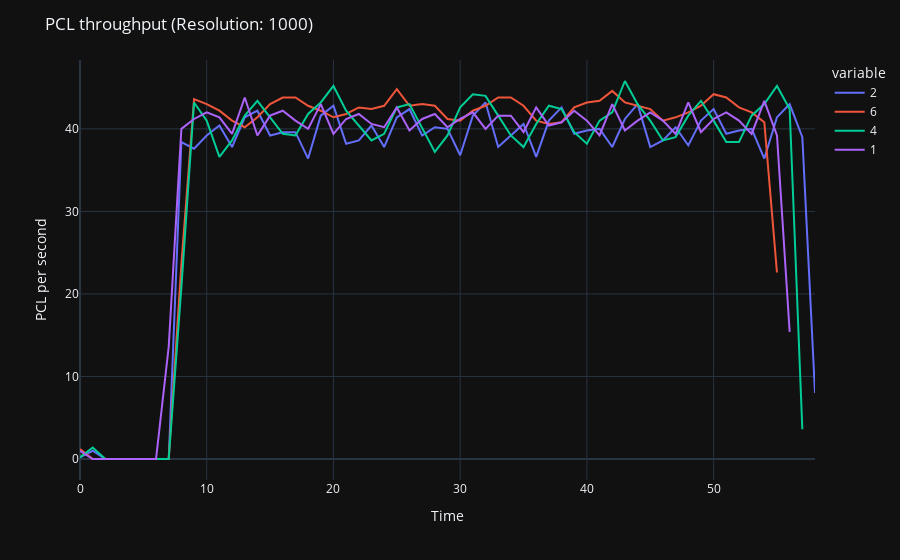
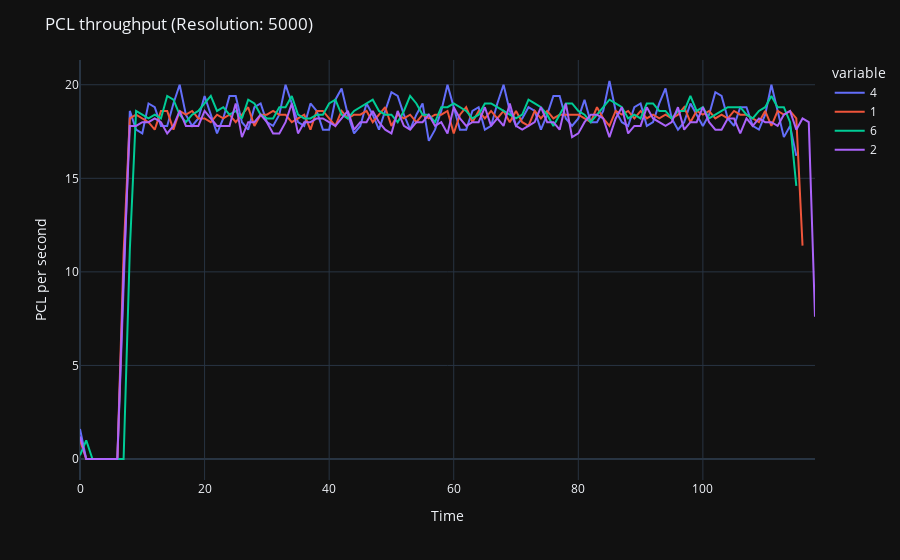
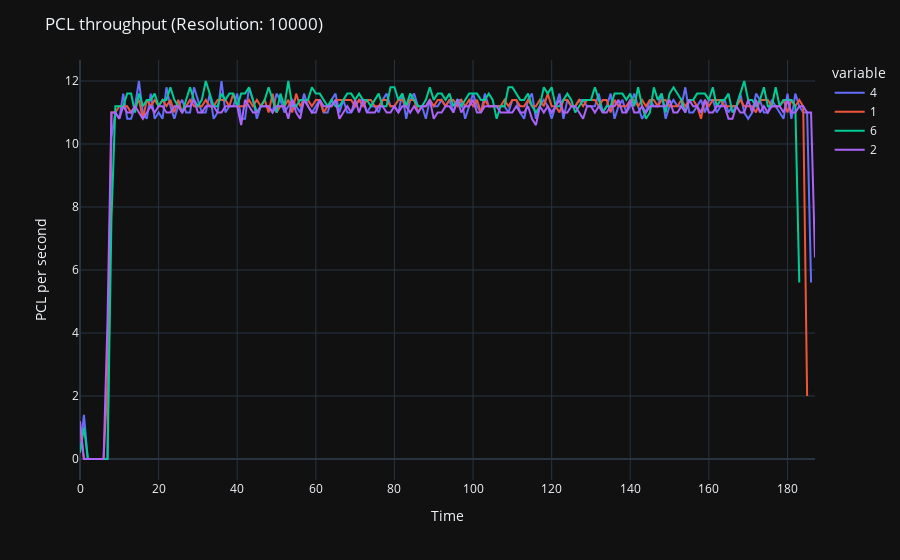

The notebook cell saved with these charts, in order:
### Code cell
import plotly.express as px

for resolution in sorted(response_time.keys()):
    queue_df = pd.DataFrame.from_dict(response_time[resolution])
    fig = px.line(queue_df, x=queue_df.index, y=queue_df.columns)
    fig.update_layout(title=f'PCL throughput (Resolution: {resolution})', xaxis_title='Time', yaxis_title='PCL per second', yaxis_type='linear')
    fig.show()

### Figure 1 — Plotly figure (JSON) as saved in the notebook; plotly's stock layout.template omitted (floating-point values rounded to 4 significant figures)
{"data": [{"hovertemplate": "variable=2<br>index=%{x}<br>value=%{y}<extra></extra>", "legendgroup": "2", "line": {"color": "#636efa", "dash": "solid"}, "marker": {"symbol": "circle"}, "mode": "lines", "name": "2", "orientation": "v", "showlegend": true, "x": [0, 1, 2, 3, 4, 5, 6, 7, 8, 9, 10, 11, 12, 13, 14, 15, 16, 17, 18, 19, 20, 21, 22, 23, 24, 25, 26, 27, 28, 29, 30, 31, 32, 33, 34, 35, 36, 37, 38, 39, 40, 41, 42, 43, 44, 45, 46, 47, 48, 49, 50, 51, 52, 53, 54, 55, 56, 57, 58], "xaxis": "x", "y": [0.2, 1.0, 0.0, 0.0, 0.0, 0.0, 0.0, 0.0, 38.4, 37.6, 39.2, 40.4, 37.8, 41.4, 42.2, 39.2, 39.6, 39.6, 36.4, 41.6, 42.8, 38.2, 38.6, 40.4, 37.8, 41.4, 42.4, 39.2, 40.2, 40.0, 36.8, 41.6, 43.2, 37.8, 39.2, 40.6, 36.6, 41.0, 42.6, 39.4, 39.8, 40.0, 37.8, 41.2, 43.0, 37.8, 38.6, 40.2, 38.0, 41.0, 42.4, 39.4, 39.8, 40.0, 36.4, 41.4, 43.0, 39.0, 8.0], "yaxis": "y", "type": "scatter"}, {"hovertemplate": "variable=6<br>index=%{x}<br>value=%{y}<extra></extra>", "legendgroup": "6", "line": {"color": "#EF553B", "dash": "solid"}, "marker": {"symbol": "circle"}, "mode": "lines", "name": "6", "orientation": "v", "showlegend": true, "x": [0, 1, 2, 3, 4, 5, 6, 7, 8, 9, 10, 11, 12, 13, 14, 15, 16, 17, 18, 19, 20, 21, 22, 23, 24, 25, 26, 27, 28, 29, 30, 31, 32, 33, 34, 35, 36, 37, 38, 39, 40, 41, 42, 43, 44, 45, 46, 47, 48, 49, 50, 51, 52, 53, 54, 55, 56, 57, 58], "xaxis": "x", "y": [1.2, 0.0, 0.0, 0.0, 0.0, 0.0, 0.0, 0.0, 23.6, 43.6, 43.0, 42.2, 41.0, 40.2, 41.4, 43.0, 43.8, 43.8, 42.8, 42.2, 41.4, 41.8, 42.6, 42.4, 42.8, 44.8, 42.8, 43.0, 42.8, 41.2, 41.0, 42.2, 42.8, 43.8, 43.8, 42.8, 41.0, 40.6, 40.8, 42.6, 43.2, 43.4, 44.6, 43.2, 42.8, 42.4, 41.0, 41.4, 42.0, 42.8, 44.2, 43.8, 42.6, 42.0, 40.8, 22.6, null, null, null], "yaxis": "y", "type": "scatter"}, {"hovertemplate": "variable=4<br>index=%{x}<br>value=%{y}<extra></extra>", "legendgroup": "4", "line": {"color": "#00cc96", "dash": "solid"}, "marker": {"symbol": "circle"}, "mode": "lines", "name": "4", "orientation": "v", "showlegend": true, "x": [0, 1, 2, 3, 4, 5, 6, 7, 8, 9, 10, 11, 12, 13, 14, 15, 16, 17, 18, 19, 20, 21, 22, 23, 24, 25, 26, 27, 28, 29, 30, 31, 32, 33, 34, 35, 36, 37, 38, 39, 40, 41, 42, 43, 44, 45, 46, 47, 48, 49, 50, 51, 52, 53, 54, 55, 56, 57, 58], "xaxis": "x", "y": [0.2, 1.4, 0.0, 0.0, 0.0, 0.0, 0.0, 0.0, 20.8, 43.2, 41.0, 36.6, 38.6, 41.6, 43.4, 41.4, 39.4, 39.2, 41.8, 43.2, 45.2, 42.2, 40.4, 38.6, 39.4, 42.6, 43.0, 40.0, 37.2, 39.2, 42.6, 44.2, 44.0, 41.6, 39.2, 37.8, 40.6, 42.8, 42.4, 39.6, 38.2, 41.0, 42.0, 45.8, 43.0, 41.0, 38.6, 39.0, 41.6, 43.4, 41.0, 38.4, 38.4, 41.6, 43.0, 45.2, 42.4, 3.6, null], "yaxis": "y", "type": "scatter"}, {"hovertemplate": "variable=1<br>index=%{x}<br>value=%{y}<extra></extra>", "legendgroup": "1", "line": {"color": "#ab63fa", "dash": "solid"}, "marker": {"symbol": "circle"}, "mode": "lines", "name": "1", "orientation": "v", "showlegend": true, "x": [0, 1, 2, 3, 4, 5, 6, 7, 8, 9, 10, 11, 12, 13, 14, 15, 16, 17, 18, 19, 20, 21, 22, 23, 24, 25, 26, 27, 28, 29, 30, 31, 32, 33, 34, 35, 36, 37, 38, 39, 40, 41, 42, 43, 44, 45, 46, 47, 48, 49, 50, 51, 52, 53, 54, 55, 56, 57, 58], "xaxis": "x", "y": [1.0, 0.0, 0.0, 0.0, 0.0, 0.0, 0.0, 13.6, 40.0, 41.2, 42.0, 41.4, 39.4, 43.8, 39.2, 41.6, 42.2, 41.0, 40.0, 43.0, 39.4, 41.2, 41.8, 40.6, 40.2, 42.6, 39.8, 41.2, 41.8, 40.2, 41.2, 42.0, 40.0, 41.6, 41.6, 39.6, 42.6, 40.4, 40.8, 42.2, 41.0, 39.2, 43.0, 39.8, 41.0, 42.0, 41.0, 39.4, 43.2, 39.6, 41.2, 42.0, 41.0, 39.4, 43.4, 39.2, 15.4, null, null], "yaxis": "y", "type": "scatter"}], "layout": {"xaxis": {"anchor": "y", "domain": [0.0, 1.0], "title": {"text": "Time"}}, "yaxis": {"anchor": "x", "domain": [0.0, 1.0], "title": {"text": "PCL per second"}, "type": "linear"}, "legend": {"title": {"text": "variable"}, "tracegroupgap": 0}, "margin": {"t": 60}, "title": {"text": "PCL throughput (Resolution: 1000)"}}}

### Figure 2 — Plotly figure (JSON) as saved in the notebook; plotly's stock layout.template omitted (floating-point values rounded to 4 significant figures)
{"data": [{"hovertemplate": "variable=4<br>index=%{x}<br>value=%{y}<extra></extra>", "legendgroup": "4", "line": {"color": "#636efa", "dash": "solid"}, "marker": {"symbol": "circle"}, "mode": "lines", "name": "4", "orientation": "v", "showlegend": true, "x": [0, 1, 2, 3, 4, 5, 6, 7, 8, 9, 10, 11, 12, 13, 14, 15, 16, 17, 18, 19, 20, 21, 22, 23, 24, 25, 26, 27, 28, 29, 30, 31, 32, 33, 34, 35, 36, 37, 38, 39, 40, 41, 42, 43, 44, 45, 46, 47, 48, 49, 50, 51, 52, 53, 54, 55, 56, 57, 58, 59, 60, 61, 62, 63, 64, 65, 66, 67, 68, 69, 70, 71, 72, 73, 74, 75, 76, 77, 78, 79, 80, 81, 82, 83, 84, 85, 86, 87, 88, 89, 90, 91, 92, 93, 94, 95, 96, 97, 98, 99, 100, 101, 102, 103, 104, 105, 106, 107, 108, 109, 110, 111, 112, 113, 114, 115, 116, 117, 118], "xaxis": "x", "y": [1.6, 0.0, 0.0, 0.0, 0.0, 0.0, 0.0, 9.2, 18.6, 17.6, 17.4, 19.0, 18.8, 17.8, 17.8, 19.0, 20.0, 18.4, 17.8, 18.2, 19.4, 18.4, 17.4, 18.2, 19.4, 19.4, 18.0, 17.6, 18.8, 19.0, 18.0, 17.8, 18.4, 20.0, 19.0, 18.0, 17.8, 19.0, 18.6, 17.6, 17.6, 19.2, 19.8, 18.4, 17.4, 17.8, 19.0, 18.4, 17.6, 18.6, 19.6, 19.4, 18.4, 17.6, 18.4, 19.0, 17.0, 17.6, 18.6, 20.0, 18.8, 17.6, 17.6, 18.6, 18.8, 17.6, 17.8, 19.0, 20.0, 18.6, 17.8, 18.2, 18.8, 18.6, 17.6, 18.4, 19.4, 19.4, 18.2, 17.8, 18.2, 19.2, 18.0, 18.0, 18.6, 20.2, 18.6, 18.0, 17.8, 18.8, 19.0, 17.8, 18.0, 19.0, 19.8, 18.2, 17.6, 18.0, 19.0, 18.4, 17.8, 18.4, 19.6, 19.4, 18.2, 17.8, 18.8, 18.8, 17.8, 17.6, 18.4, 20.0, 18.6, 17.2, 17.8, 16.2, null, null, null], "yaxis": "y", "type": "scatter"}, {"hovertemplate": "variable=1<br>index=%{x}<br>value=%{y}<extra></extra>", "legendgroup": "1", "line": {"color": "#EF553B", "dash": "solid"}, "marker": {"symbol": "circle"}, "mode": "lines", "name": "1", "orientation": "v", "showlegend": true, "x": [0, 1, 2, 3, 4, 5, 6, 7, 8, 9, 10, 11, 12, 13, 14, 15, 16, 17, 18, 19, 20, 21, 22, 23, 24, 25, 26, 27, 28, 29, 30, 31, 32, 33, 34, 35, 36, 37, 38, 39, 40, 41, 42, 43, 44, 45, 46, 47, 48, 49, 50, 51, 52, 53, 54, 55, 56, 57, 58, 59, 60, 61, 62, 63, 64, 65, 66, 67, 68, 69, 70, 71, 72, 73, 74, 75, 76, 77, 78, 79, 80, 81, 82, 83, 84, 85, 86, 87, 88, 89, 90, 91, 92, 93, 94, 95, 96, 97, 98, 99, 100, 101, 102, 103, 104, 105, 106, 107, 108, 109, 110, 111, 112, 113, 114, 115, 116, 117, 118], "xaxis": "x", "y": [1.0, 0.0, 0.0, 0.0, 0.0, 0.0, 0.0, 11.0, 18.2, 18.4, 18.2, 18.0, 17.6, 18.6, 18.6, 17.6, 18.6, 18.4, 18.6, 18.2, 18.2, 18.0, 18.4, 18.2, 18.4, 18.0, 18.4, 18.8, 17.8, 18.4, 18.4, 18.6, 18.4, 18.4, 18.0, 18.2, 18.4, 17.6, 18.6, 18.6, 18.2, 17.8, 18.6, 18.2, 18.4, 18.4, 18.6, 18.0, 18.4, 18.8, 17.8, 18.4, 18.2, 18.4, 18.0, 18.4, 18.2, 18.4, 18.4, 18.6, 17.4, 18.4, 18.8, 18.0, 18.6, 18.2, 18.6, 18.2, 18.6, 18.0, 18.6, 18.0, 17.8, 18.6, 18.2, 18.6, 18.2, 18.4, 18.4, 18.4, 18.4, 18.2, 18.0, 18.8, 18.2, 17.8, 18.6, 18.4, 18.6, 18.2, 18.6, 18.2, 18.4, 18.2, 18.4, 18.2, 18.4, 18.8, 18.0, 18.6, 18.4, 18.6, 18.2, 18.4, 18.2, 18.6, 18.4, 18.4, 18.2, 18.0, 18.6, 17.8, 18.6, 18.4, 18.6, 18.2, 11.4, null, null], "yaxis": "y", "type": "scatter"}, {"hovertemplate": "variable=6<br>index=%{x}<br>value=%{y}<extra></extra>", "legendgroup": "6", "line": {"color": "#00cc96", "dash": "solid"}, "marker": {"symbol": "circle"}, "mode": "lines", "name": "6", "orientation": "v", "showlegend": true, "x": [0, 1, 2, 3, 4, 5, 6, 7, 8, 9, 10, 11, 12, 13, 14, 15, 16, 17, 18, 19, 20, 21, 22, 23, 24, 25, 26, 27, 28, 29, 30, 31, 32, 33, 34, 35, 36, 37, 38, 39, 40, 41, 42, 43, 44, 45, 46, 47, 48, 49, 50, 51, 52, 53, 54, 55, 56, 57, 58, 59, 60, 61, 62, 63, 64, 65, 66, 67, 68, 69, 70, 71, 72, 73, 74, 75, 76, 77, 78, 79, 80, 81, 82, 83, 84, 85, 86, 87, 88, 89, 90, 91, 92, 93, 94, 95, 96, 97, 98, 99, 100, 101, 102, 103, 104, 105, 106, 107, 108, 109, 110, 111, 112, 113, 114, 115, 116, 117, 118], "xaxis": "x", "y": [0.2, 1.0, 0.0, 0.0, 0.0, 0.0, 0.0, 0.0, 11.2, 18.6, 18.4, 18.2, 18.4, 18.2, 19.4, 19.2, 18.4, 18.0, 18.4, 18.6, 19.0, 19.4, 18.6, 18.8, 18.4, 18.6, 18.2, 19.2, 19.0, 18.4, 18.2, 18.2, 18.8, 18.8, 19.4, 18.4, 18.2, 18.2, 18.4, 18.4, 19.0, 19.2, 18.4, 18.2, 18.6, 18.8, 19.0, 19.2, 18.6, 18.4, 18.4, 18.0, 18.6, 19.4, 19.0, 18.4, 18.4, 18.0, 18.8, 18.8, 19.0, 18.8, 18.6, 18.2, 18.4, 19.0, 19.0, 18.8, 18.6, 18.4, 18.2, 18.4, 19.2, 19.0, 18.8, 18.4, 17.8, 18.4, 19.0, 19.0, 18.6, 18.4, 18.0, 18.4, 18.8, 19.2, 19.0, 18.8, 18.2, 18.4, 18.2, 19.0, 19.0, 18.6, 18.6, 18.2, 18.6, 18.6, 19.4, 18.6, 18.8, 18.2, 18.4, 18.6, 18.8, 18.8, 18.8, 18.4, 18.2, 18.6, 18.8, 19.4, 18.8, 18.8, 18.0, 14.6, null, null, null], "yaxis": "y", "type": "scatter"}, {"hovertemplate": "variable=2<br>index=%{x}<br>value=%{y}<extra></extra>", "legendgroup": "2", "line": {"color": "#ab63fa", "dash": "solid"}, "marker": {"symbol": "circle"}, "mode": "lines", "name": "2", "orientation": "v", "showlegend": true, "x": [0, 1, 2, 3, 4, 5, 6, 7, 8, 9, 10, 11, 12, 13, 14, 15, 16, 17, 18, 19, 20, 21, 22, 23, 24, 25, 26, 27, 28, 29, 30, 31, 32, 33, 34, 35, 36, 37, 38, 39, 40, 41, 42, 43, 44, 45, 46, 47, 48, 49, 50, 51, 52, 53, 54, 55, 56, 57, 58, 59, 60, 61, 62, 63, 64, 65, 66, 67, 68, 69, 70, 71, 72, 73, 74, 75, 76, 77, 78, 79, 80, 81, 82, 83, 84, 85, 86, 87, 88, 89, 90, 91, 92, 93, 94, 95, 96, 97, 98, 99, 100, 101, 102, 103, 104, 105, 106, 107, 108, 109, 110, 111, 112, 113, 114, 115, 116, 117, 118], "xaxis": "x", "y": [1.2, 0.0, 0.0, 0.0, 0.0, 0.0, 0.0, 10.0, 17.8, 17.8, 18.0, 18.0, 18.2, 18.0, 17.4, 17.8, 18.6, 17.8, 17.8, 17.8, 18.6, 18.2, 17.8, 17.8, 17.8, 19.0, 17.2, 18.0, 18.0, 18.4, 18.0, 17.4, 17.4, 18.0, 19.0, 17.4, 18.0, 18.0, 18.2, 18.2, 18.0, 17.8, 18.2, 18.6, 17.6, 18.0, 18.0, 18.6, 18.0, 17.6, 17.4, 18.6, 17.8, 17.6, 18.0, 18.0, 18.4, 17.8, 18.0, 17.4, 18.8, 18.2, 17.8, 18.0, 18.0, 18.8, 17.8, 18.2, 17.8, 19.0, 17.8, 17.6, 17.8, 18.0, 18.8, 18.0, 18.0, 17.6, 19.0, 17.2, 17.4, 18.0, 18.4, 18.4, 18.2, 17.2, 18.2, 18.8, 17.4, 17.8, 17.8, 18.8, 18.2, 18.0, 17.8, 18.0, 18.8, 17.6, 18.0, 18.0, 18.8, 18.0, 17.6, 17.6, 18.2, 18.2, 17.4, 18.2, 17.8, 18.2, 18.0, 18.0, 17.8, 18.4, 18.6, 17.6, 18.2, 18.0, 7.6], "yaxis": "y", "type": "scatter"}], "layout": {"xaxis": {"anchor": "y", "domain": [0.0, 1.0], "title": {"text": "Time"}}, "yaxis": {"anchor": "x", "domain": [0.0, 1.0], "title": {"text": "PCL per second"}, "type": "linear"}, "legend": {"title": {"text": "variable"}, "tracegroupgap": 0}, "margin": {"t": 60}, "title": {"text": "PCL throughput (Resolution: 5000)"}}}

### Figure 3 — Plotly figure (JSON) as saved in the notebook; plotly's stock layout.template omitted (floating-point values rounded to 4 significant figures; data arrays with more than 128 entries replaced by an {"elided": "..."} marker saying what was removed)
{"data": [{"hovertemplate": "variable=4<br>index=%{x}<br>value=%{y}<extra></extra>", "legendgroup": "4", "line": {"color": "#636efa", "dash": "solid"}, "marker": {"symbol": "circle"}, "mode": "lines", "name": "4", "orientation": "v", "showlegend": true, "x": {"elided": "188 int values"}, "xaxis": "x", "y": {"elided": "188 float values"}, "yaxis": "y", "type": "scatter"}, {"hovertemplate": "variable=1<br>index=%{x}<br>value=%{y}<extra></extra>", "legendgroup": "1", "line": {"color": "#EF553B", "dash": "solid"}, "marker": {"symbol": "circle"}, "mode": "lines", "name": "1", "orientation": "v", "showlegend": true, "x": {"elided": "188 int values"}, "xaxis": "x", "y": {"elided": "188 float values"}, "yaxis": "y", "type": "scatter"}, {"hovertemplate": "variable=6<br>index=%{x}<br>value=%{y}<extra></extra>", "legendgroup": "6", "line": {"color": "#00cc96", "dash": "solid"}, "marker": {"symbol": "circle"}, "mode": "lines", "name": "6", "orientation": "v", "showlegend": true, "x": {"elided": "188 int values"}, "xaxis": "x", "y": {"elided": "188 float values"}, "yaxis": "y", "type": "scatter"}, {"hovertemplate": "variable=2<br>index=%{x}<br>value=%{y}<extra></extra>", "legendgroup": "2", "line": {"color": "#ab63fa", "dash": "solid"}, "marker": {"symbol": "circle"}, "mode": "lines", "name": "2", "orientation": "v", "showlegend": true, "x": {"elided": "188 int values"}, "xaxis": "x", "y": {"elided": "188 float values"}, "yaxis": "y", "type": "scatter"}], "layout": {"xaxis": {"anchor": "y", "domain": [0.0, 1.0], "title": {"text": "Time"}}, "yaxis": {"anchor": "x", "domain": [0.0, 1.0], "title": {"text": "PCL per second"}, "type": "linear"}, "legend": {"title": {"text": "variable"}, "tracegroupgap": 0}, "margin": {"t": 60}, "title": {"text": "PCL throughput (Resolution: 10000)"}}}
